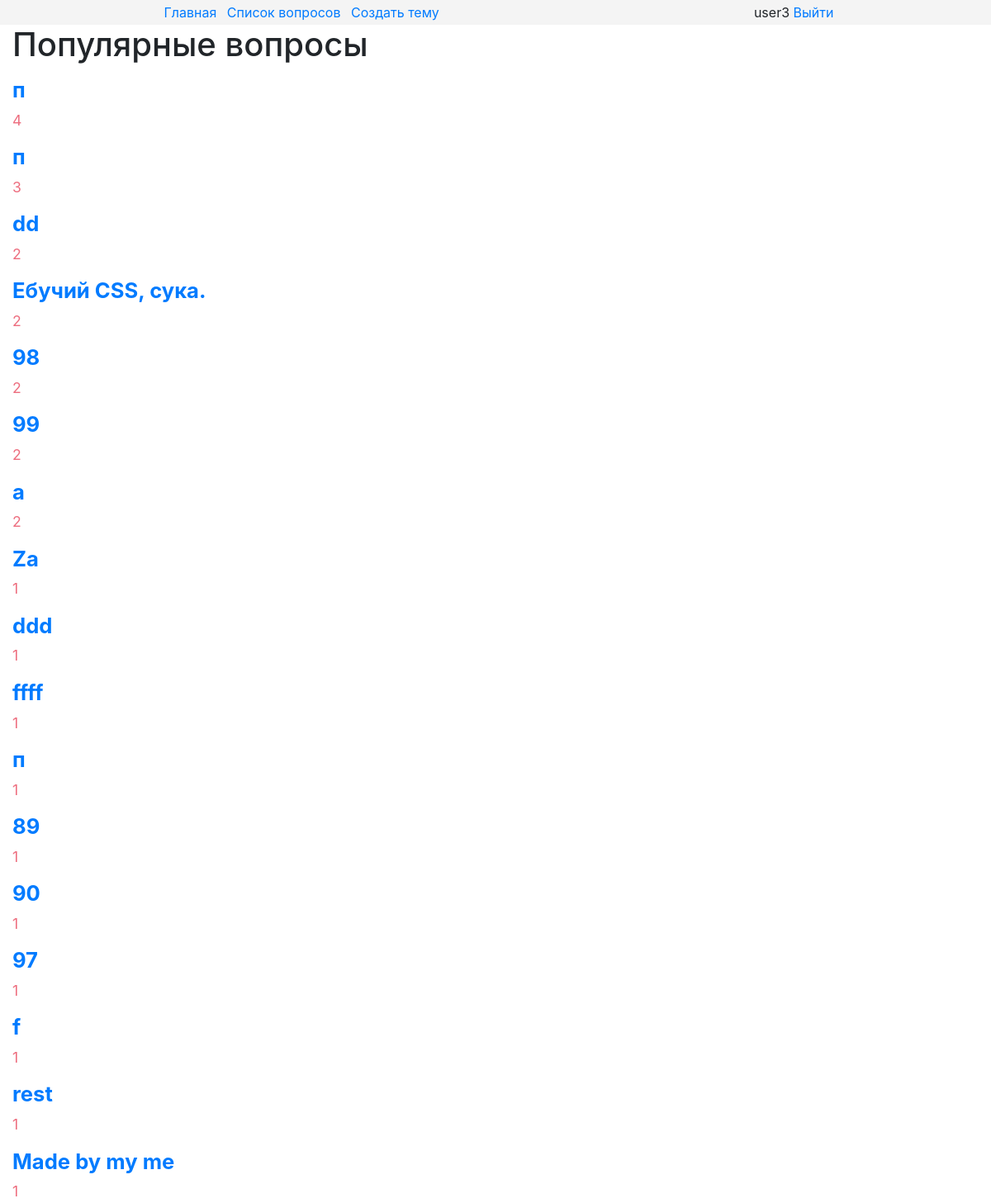
Screenshot of / (signed in) with the database file from the repository.
### core/models.py (models this page shows, shortened)
class Topic(models.Model):
    title = models.CharField(max_length=40)
    description = models.TextField()
    author = models.ForeignKey(settings.AUTH_USER_MODEL, related_name="topics", on_delete=PROTECT)
    pub_date = models.DateTimeField(auto_now_add=True)
    update_date = models.DateTimeField(auto_now=True)
    comments = GenericRelation(Comment, related_query_name="topic", content_type_field="model_type")
    likes = GenericRelation(Like, related_query_name="topic", content_type_field="model_type")
    class Meta:
        ordering = ("-pub_date","title")

### core/views.py (the view)
# urls.py: url(r"^$", views.IndexView.as_view(), name="index"),
class IndexView(ListView):
    model = Topic
    template_name = "core/index.html"
    def get_queryset(self):
        queryset = super(IndexView, self).get_queryset()
        queryset = queryset.annotate(likes_count=models.Count("likes")).order_by("-likes_count").filter(likes_count__gt=0)
        return queryset[0:20]

### core/templates/core/index.html (shortened to what this page needs)
{% extends "core/patterns/parents/main.html" %}
{% load static %}
{% block extra_head %}
    <link type="text/css" rel="stylesheet" href="{% static "core/index.css" %}">
{% endblock %}
{% block header %}{% include "core/patterns/includes/header.html" %}{% endblock %}
{% block content %}
    <h1>Популярные вопросы</h1>
    {% for object in object_list %}
        <div class="object">
            <h4><a href="{% url "core:detail" object.id %}" id="{{ object.id }}"><div class="topic"> {{ object.title }} </div></a></h4>
            <div class="likes">{{ object.likes.count }}</div>
        </div>
    {% endfor %}
{% endblock %}

### core/templates/core/patterns/includes/header.html (shortened to what this page needs)
<div class="row align-items-center justify-content-around header_row_1">
    <div class="col-auto links ">
          <a href="{% url "core:index" %}">Главная</a>
          <a href="{% url "core:list" page=1 %}">Список вопросов</a>
          <a href="{% url "core:create" %}">Создать тему</a>
    </div>
    <div class="col-auto user_info">
        {% if user.is_authenticated %}
            <div class="user_is_login">
                {{ user.username }}
                <a href="{% url "logout" %}?next={{ request.path }}">Выйти</a>
            </div>
        {% else %}
            <div class="user_is_not_login">
                <a href="{% url "login" %}?next={{ request.path }}">Войти</a>
                <a href="{% url "register" %}?next={{ request.path }}">Регистрация</a>
            </div>
        {% endif %}
    </div>
</div>

### core/static/core/main.css (style rules this page uses)
.header_row_1 { min-height:30px; }
.links a { padding-left:8px; }

### core/static/core/index.css (style rules this page uses)
.object { margin-top: 16px; }
.object .likes { color: #ed6e7f; font-size: 110%; }
.object h4 { font-size: 160%; font-weight: bold; }

### rows the page displays
Topic: title "п", likes.count "4"
Topic: title "п", likes.count "3"
Topic: title "dd", likes.count "2"
Topic: title "Ебучий CSS, сука.", likes.count "2"
Topic: title "98", likes.count "2"
Topic: title "99", likes.count "2"
Topic: title "a", likes.count "2"
Topic: title "Za", likes.count "1"
Topic: title "ddd", likes.count "1"
Topic: title "ffff", likes.count "1"
Topic: title "п", likes.count "1"
Topic: title "89", likes.count "1"
Topic: title "90", likes.count "1"
Topic: title "97", likes.count "1"
Topic: title "f", likes.count "1"
Topic: title "rest", likes.count "1"
Topic: title "Made by my me", likes.count "1"

### other values shown
{{ user.username }} "user3"
